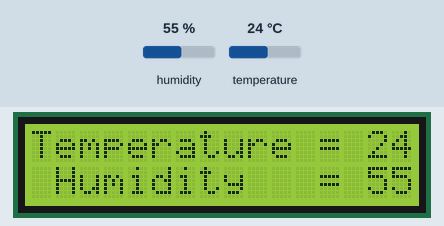
The sketch below on a simulated Arduino Uno, built with avr-gcc and run on an emulated ATmega328P. On the bench: 16×2 character LCD. The inputs (shaded band) are chosen by the test bench; at power-on: humidity 55 %, temperature 24 °C. What the sketch prints to the serial monitor is not drawn.

Above: at 1.2 s.
1.3 s: humidity set to 22 %
At 10.5 s:
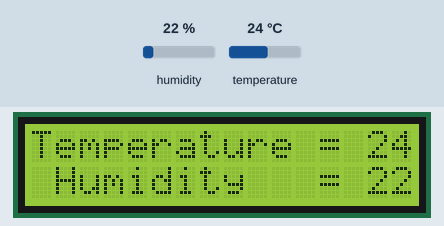
11.6 s: temperature set to 12 °C
At 21.3 s:
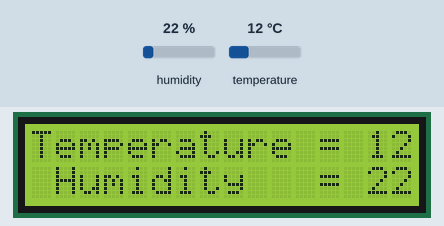
21.6 s: humidity set to 40 %
At 31.3 s:
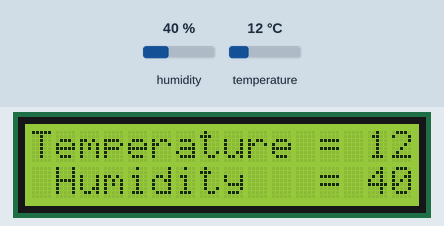
31.6 s: temperature set to 19 °C
At 41.3 s:
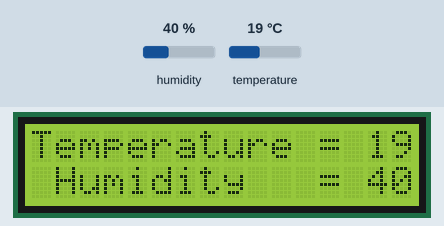
Timing chart, 0 to 42.7 s (numbered marks = the images above; inputs shaded):
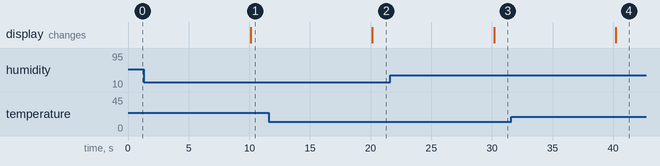

Measured:
- after the input at 1.3 s, the display: changes after 8.8 s (image 1)
- after the input at 11.6 s, the display: changes after 8.5 s (image 2)
- after the input at 21.6 s, the display: changes after 8.6 s (image 3)
- after the input at 31.6 s, the display: changes after 8.6 s (image 4)

The sketch:

Temp_indoor.ino
```cpp
#include <SimpleDHT.h>
#include <LiquidCrystal.h>

// for DHT11,
//      VCC: 5V or 3V
//      GND: GND
//      DATA: 2
int pinDHT11 = 13;
SimpleDHT11 dht11(pinDHT11);

// initialize the library with the numbers of the interface pins
LiquidCrystal lcd(7, 8, 9, 10, 11, 12);

void setup() {
  Serial.begin(115200);

  // set up the LCD's number of columns and rows:
  lcd.begin(16, 2);
  // Print a message to the LCD.
  //lcd.print("Hello, World!");
}

void loop() {
  // start working...
  Serial.println("=================================");
  Serial.println("Sample DHT11...");

  // read without samples.
  byte temperature = 0;
  byte humidity = 0;
  int err = SimpleDHTErrSuccess;
  if ((err = dht11.read(&temperature, &humidity, NULL)) != SimpleDHTErrSuccess) {
    Serial.print("Read DHT11 failed, err="); Serial.print(SimpleDHTErrCode(err));
    Serial.print(","); Serial.println(SimpleDHTErrDuration(err)); delay(1000);
    return;
  }

  Serial.print("Sample OK: ");
  Serial.print((int)temperature); Serial.print(" *C, ");
  Serial.print((int)humidity); Serial.println(" H");


  // set the cursor to column 0, line 1
  // (note: line 1 is the second row, since counting begins with 0):
  lcd.setCursor(0, 0);
  // print the number of seconds since reset:
  //lcd.print(millis() / 1000);
  lcd.print("Temperature = ");
  lcd.print(temperature);
  lcd.setCursor(1,1);
  lcd.print("Humidity ");
  lcd.setCursor(12,1);
  lcd.print("=");
  lcd.setCursor(14,1);
  lcd.print(humidity);

  //lcd.clear();

  // DHT11 sampling rate is 1HZ.
  delay(10000);


}
```
